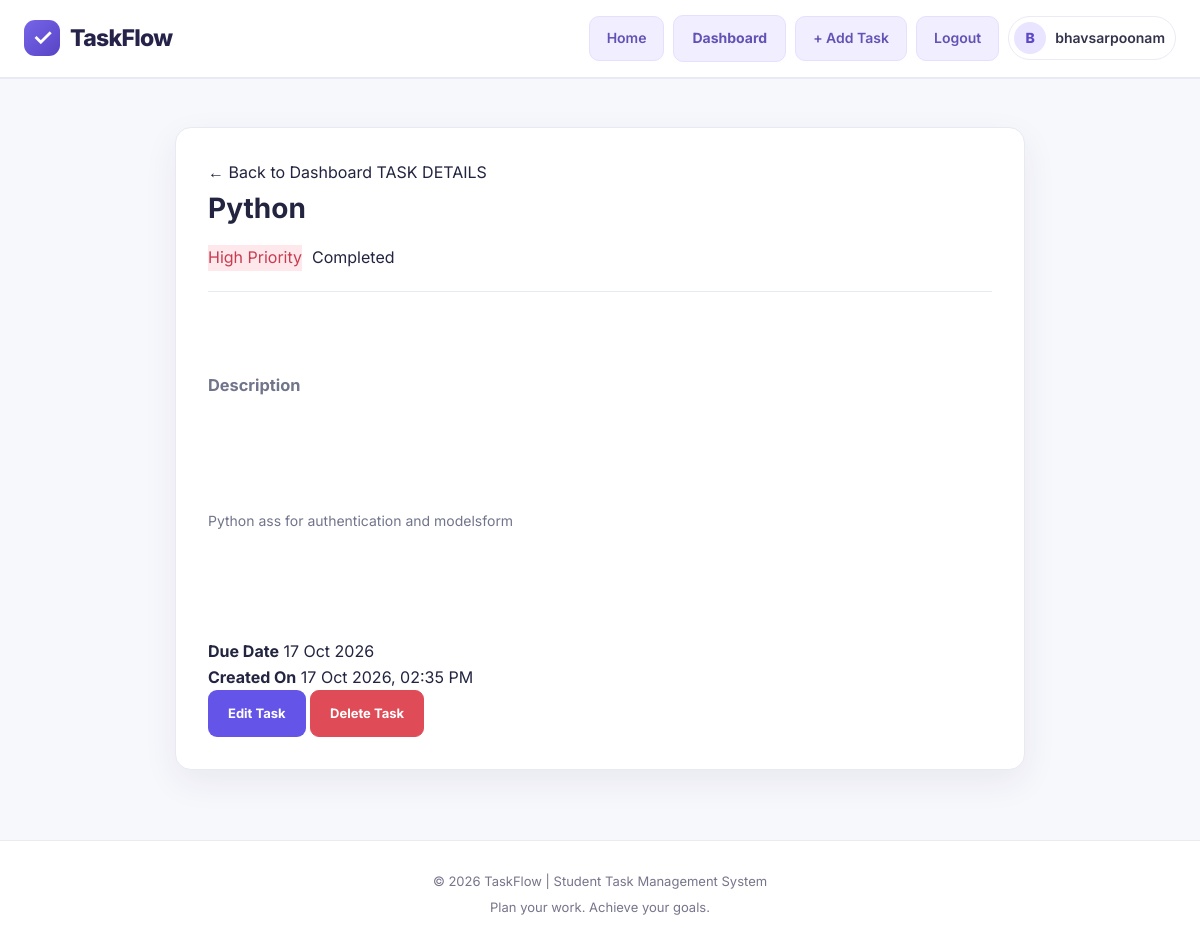
The page /task/1/ (signed in) on the database its author committed.
### tasks/models.py (models this page shows, shortened)
class Task(models.Model):
    PRIORITY_CHOICES = [
        ('Low', 'Low'),
        ('Medium', 'Medium'),
        ('High', 'High'),
    ]
    user = models.ForeignKey(
        User,
        on_delete=models.CASCADE,
        related_name='tasks'
    )
    title = models.CharField(max_length=200)
    description = models.TextField(blank=True)
    priority = models.CharField(
        max_length=10,
        choices=PRIORITY_CHOICES,
        default='Medium'
    )
    due_date = models.DateField(null=True, blank=True)
    completed = models.BooleanField(default=False)
    created_at = models.DateTimeField(auto_now_add=True)

### tasks/views.py (the view)
# urls.py: path('task/<int:pk>/', views.task_detail, name='task_detail'),
@login_required
def task_detail(request, pk):
    task = get_object_or_404(
        Task,
        pk=pk,
        user=request.user
    )
    return render(request, 'tasks/task_detail.html', {'task': task})

### templates/tasks/task_detail.html (shortened to what this page needs)
{% extends 'tasks/base.html' %}
{% block content %}
<section class="form-page">
    <div class="detail-card">
        <a href="{% url 'dashboard' %}" class="back-link">
            ← Back to Dashboard
        </a>
        <span class="eyebrow">TASK DETAILS</span>
        <h1 class="{% if task.completed %}completed-title{% endif %}">
            {{ task.title }}
        </h1>
        <div class="detail-meta">
            <span class="priority priority-{{ task.priority|lower }}">
                {{ task.priority }} Priority
            </span>
            {% if task.completed %}
                <span class="status-badge completed-badge">Completed</span>
            {% else %}
                <span class="status-badge pending-badge">Pending</span>
            {% endif %}
        </div>
        <div class="detail-description">
            <h3>Description</h3>
            {% if task.description %}
                <p>{{ task.description|linebreaksbr }}</p>
            {% else %}
                <p>No description provided.</p>
            {% endif %}
        </div>
        <div class="detail-row">
            <strong>Due Date</strong>
            <span>
                {% if task.due_date %}
                    {{ task.due_date|date:"d M Y" }}
                {% else %}
                    Not specified
                {% endif %}
            </span>
        </div>
        <div class="detail-row">
            <strong>Created On</strong>
            <span>{{ task.created_at|date:"d M Y, h:i A" }}</span>
        </div>
        <div class="detail-actions">
            <a href="{% url 'edit_task' task.pk %}" class="btn btn-primary">
                Edit Task
            </a>
            <a href="{% url 'delete_task' task.pk %}" class="btn btn-danger">
                Delete Task
            </a>
        </div>
    </div>
</section>
{% endblock %}

### templates/tasks/base.html (shortened to what this page needs)
{% load static %}
<!DOCTYPE html>
<html lang="en">
<head>
    <link rel="stylesheet" href="{% static 'css/style.css' %}">
</head>
<body>
    <header class="main-header">
        <div class="navbar">
            <a href="{% url 'home' %}" class="brand">
                <span class="brand-icon">✓</span>
                <span>TaskFlow</span>
            </a>
            <nav class="nav-links">
                <a href="{% url 'home' %}" class="nav-button">
                    Home
                </a>
                {% if user.is_authenticated %}
                    <a href="{% url 'dashboard' %}" class="nav-button">
                        Dashboard
                    </a>
                    <a href="{% url 'add_task' %}" class="nav-button">
                        + Add Task
                    </a>
                    <form method="post" action="{% url 'logout' %}" class="logout-form">
                        <button type="submit" class="nav-button logout-button">
                            Logout
                        </button>
                    </form>
                    <div class="user-menu">
                        <span class="user-avatar">
                            {{ user.username|first|upper }}
                        </span>
                        <span class="nav-username">
                            {{ user.get_full_name|default:user.username }}
                        </span>
                    </div>
                {% endif %}
            </nav>
        </div>
    </header>
    <main class="main-content">
        {% block content %}
        {% endblock %}
    </main>
    <footer class="main-footer">
        <p>© 2026 TaskFlow | Student Task Management System</p>
        <p>Plan your work. Achieve your goals.</p>
    </footer>
</body>
</html>

### rows shown on the page
Task: title "Python", priority "High", description "Python ass for authentication and modelsform", due_date "17 Oct 2026", created_at "17 Oct 2026, 02:35 PM"

### other values the page prints
{{ user.username|first|upper }} "B"
{{ user.get_full_name|default:user.username }} "bhavsarpoonam"
